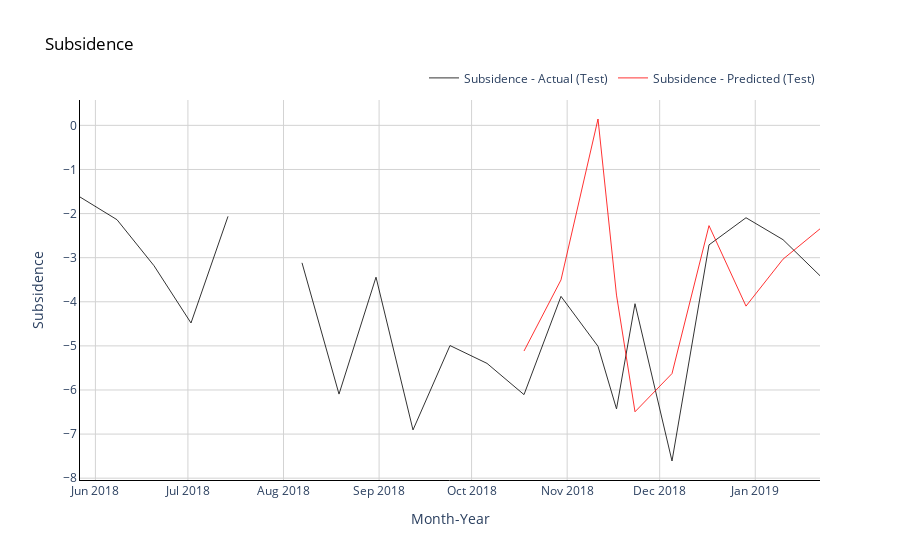

Notebook cell for this chart:
### Code cell
# Plot average monthly temperatures (actual and predicted) for test (out of time) data
fig = go.Figure()

#Trace for actual temperatures
fig.add_trace(go.Scatter(x=np.array(df_test.columns),
                         y=np.array(df_test.values).flatten(),
                         mode='lines',
                         name='Subsidence - Actual (Test)',
                         opacity=0.8,
                         line=dict(color='black', width=1)
                        ))

# Trace for predicted temperatures
fig.add_trace(go.Scatter(x=np.array(df_test.columns[-timestep:]),
                         y=pred_test.flatten(),
                         mode='lines',
                         name='Subsidence - Predicted (Test)',
                         opacity=0.8,
                         line=dict(color='red', width=1)
                        ))

# Change chart background color
fig.update_layout(dict(plot_bgcolor = 'white'))

# Update axes lines
fig.update_xaxes(showgrid=True, gridwidth=1, gridcolor='lightgrey', 
                 zeroline=True, zerolinewidth=1, zerolinecolor='lightgrey', 
                 showline=True, linewidth=1, linecolor='black',
                 title='Month-Year'
                )

fig.update_yaxes(showgrid=True, gridwidth=1, gridcolor='lightgrey', 
                 zeroline=True, zerolinewidth=1, zerolinecolor='lightgrey', 
                 showline=True, linewidth=1, linecolor='black',
                 title='Subsidence'
                )

# Set figure title
fig.update_layout(title=dict(text="Subsidence", font=dict(color='black')),
                  legend=dict(orientation="h", yanchor="bottom", y=1.02, xanchor="right", x=1)
                 )
fig.show()

### Figure 1 — Plotly figure (JSON) as saved in the notebook; plotly's stock layout.template omitted (floating-point values rounded to 4 significant figures)
{"data": [{"line": {"color": "black", "width": 1}, "mode": "lines", "name": "Subsidence - Actual (Test)", "opacity": 0.8, "type": "scatter", "x": ["2018-05-27T00:00:00.000000000", "2018-06-08T00:00:00.000000000", "2018-06-20T00:00:00.000000000", "2018-07-02T00:00:00.000000000", "2018-07-14T00:00:00.000000000", "2018-07-26T00:00:00.000000000", "2018-08-07T00:00:00.000000000", "2018-08-19T00:00:00.000000000", "2018-08-31T00:00:00.000000000", "2018-09-12T00:00:00.000000000", "2018-09-24T00:00:00.000000000", "2018-10-06T00:00:00.000000000", "2018-10-18T00:00:00.000000000", "2018-10-30T00:00:00.000000000", "2018-11-11T00:00:00.000000000", "2018-11-17T00:00:00.000000000", "2018-11-23T00:00:00.000000000", "2018-12-05T00:00:00.000000000", "2018-12-17T00:00:00.000000000", "2018-12-29T00:00:00.000000000", "2019-01-10T00:00:00.000000000", "2019-01-22T00:00:00.000000000"], "y": [-1.624, -2.139, -3.182, -4.481, -2.063, null, -3.117, -6.093, -3.442, -6.906, -4.992, -5.397, -6.105, -3.877, -5.011, -6.429, -4.043, -7.61, -2.71, -2.094, -2.592, -3.409]}, {"line": {"color": "red", "width": 1}, "mode": "lines", "name": "Subsidence - Predicted (Test)", "opacity": 0.8, "type": "scatter", "x": ["2018-10-18T00:00:00.000000000", "2018-10-30T00:00:00.000000000", "2018-11-11T00:00:00.000000000", "2018-11-17T00:00:00.000000000", "2018-11-23T00:00:00.000000000", "2018-12-05T00:00:00.000000000", "2018-12-17T00:00:00.000000000", "2018-12-29T00:00:00.000000000", "2019-01-10T00:00:00.000000000", "2019-01-22T00:00:00.000000000"], "y": [-5.117, -3.503, 0.1445, -3.849, -6.494, -5.628, -2.274, -4.099, -3.034, -2.346, -5.451, -5.185, 0.8403, -2.017, -4.259, -6.57, -4.65, -4.299, -3.211, -2.315, -6.026, -4.378, 0.3766, -3.096, -4.374, -7.311, -4.195, -5.133, -4.413, -2.459]}], "layout": {"legend": {"orientation": "h", "x": 1, "xanchor": "right", "y": 1.02, "yanchor": "bottom"}, "plot_bgcolor": "white", "title": {"font": {"color": "black"}, "text": "Subsidence"}, "xaxis": {"gridcolor": "lightgrey", "gridwidth": 1, "linecolor": "black", "linewidth": 1, "showgrid": true, "showline": true, "title": {"text": "Month-Year"}, "zeroline": true, "zerolinecolor": "lightgrey", "zerolinewidth": 1}, "yaxis": {"gridcolor": "lightgrey", "gridwidth": 1, "linecolor": "black", "linewidth": 1, "showgrid": true, "showline": true, "title": {"text": "Subsidence"}, "zeroline": true, "zerolinecolor": "lightgrey", "zerolinewidth": 1}}}
